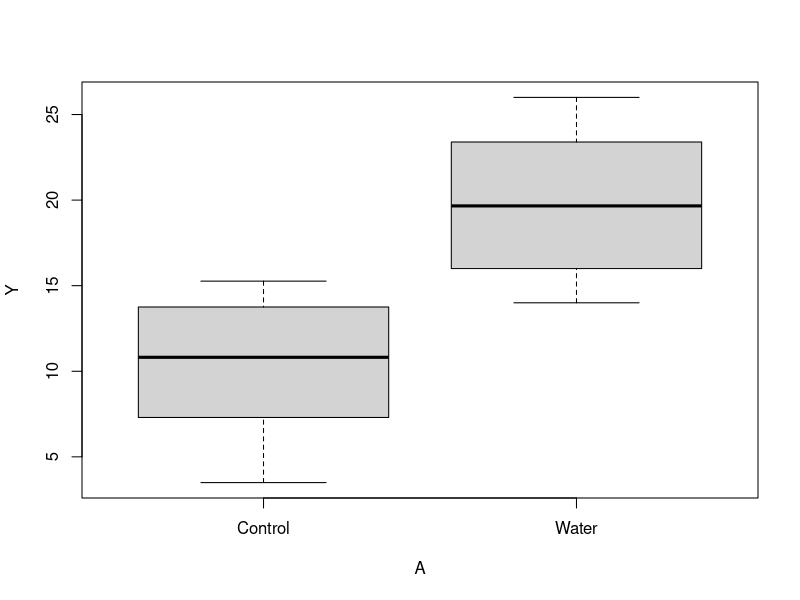

The R script that drew this image:
irri2<-read.table('irrigatie2.txt',header=T)
attach(irri2)
irri2

A<-as.factor(A)
B<-as.factor(B)


lm1<-lm(Y~A+B:A)
anova(lm1)

Fnew<-(357.35/35.61)
1-pf(Fnew,1,6)

boxplot(Y~A)
